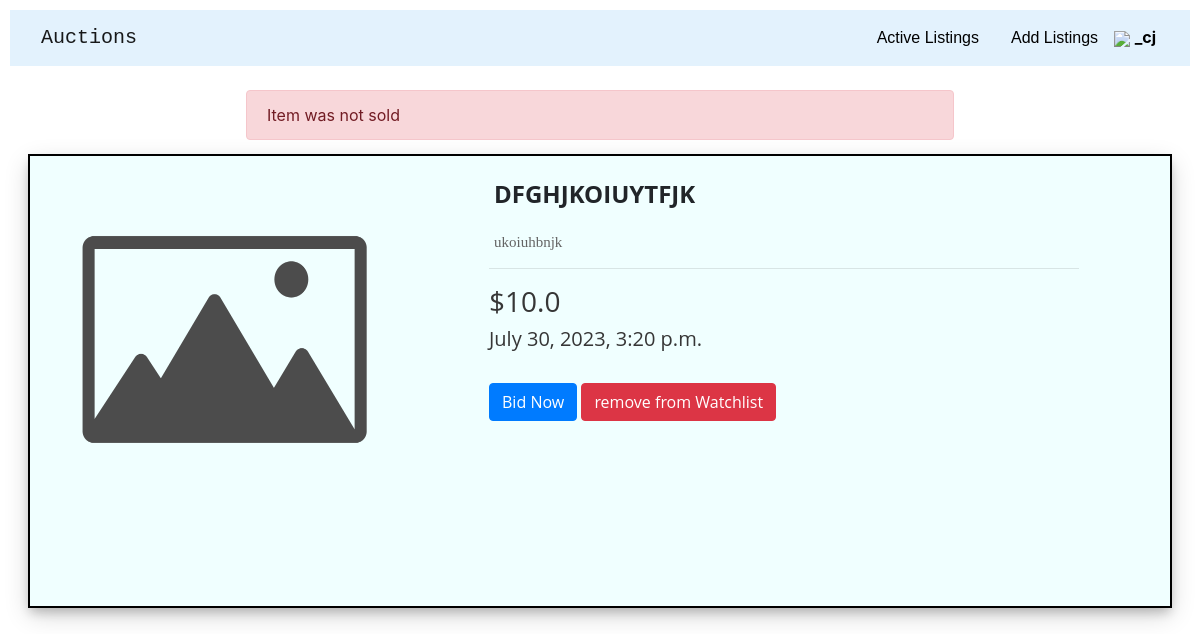
/details/45 (signed in), run on the app's committed database.
### auctions/models.py (models this page shows, shortened)
class User(AbstractUser):
    pass

class Auction_list(models.Model):
    title = models.CharField(max_length=30, blank=False)
    created_on = models.DateTimeField(auto_now_add=True)
    last_modified = models.DateTimeField(auto_now=True)
    image_url = models.CharField(
        max_length=1000, blank=True, null=True)
    desc = models.TextField(max_length=3000, null=False)
    bid = models.ForeignKey(
        Bids, on_delete=models.CASCADE, related_name='userBids', )
    owner = models.ForeignKey(
        User, on_delete=models.CASCADE, related_name='ownerAuction')
    is_active = models.BooleanField(default=True)
    catagory = models.ForeignKey(
        Catagory, on_delete=models.CASCADE, related_name="cat", default=" ", null=True)
    class Meta:
        ordering = ['-created_on']

class Bids(models.Model):
    bid = models.FloatField(blank=False)
    user = models.ForeignKey(
        User, on_delete=models.CASCADE, related_name='ownerUser')
    bid_time = models.DateTimeField(auto_now=True)
    auction_id = models.IntegerField(blank=True, null=True)

### auctions/views.py (the view)
# urls.py: path("details/<int:list_id>", views.details, name="details"),
def details(request, list_id):
    list_item = Auction_list.objects.get(pk=list_id)
    try:
        is_bookmarked = Bookmarks.objects.get(
            auction_id=list_id, bookmarks=request.user)
    except:
        content = {
            "list_item": list_item,
            "is_bookmarked": False
        }
    content = {
        "list_item": list_item,
        "is_bookmarked": True
    }
    return render(request, 'auctions/listing_page.html', content)

### auctions/templates/auctions/listing_page.html (shortened to what this page needs)
{% include 'auctions/layout.html' %}
{% load static %}
{% load humanize %}
{% block body %}
<div class="banner">{% if not list_item.is_active %}
    {% if list_item.bid.user.username == list_item.owner.username %}
    <div class="alert alert-danger" role="alert">
        Item was not sold
    </div>
    {% endif %}
    {% endif %}
</div>
<div class="container">
    <div class="product-image">
        {% if list_item.image_url == "" %}
        <img src="{% static 'images/placeholder.png' %}" id="p-image" alt="">
        {% else %}
        <img src="{{list_item.image_url}}" id="p-image" alt="">
        {% endif %}
    </div>
    <div class="product-details">
        <div class="product-title">{{list_item.title}}</div>
        <div class="product-desc">{{list_item.desc}}</div>
        <hr>
        <div class="bid-details">
            <h3>${{list_item.bid.bid|intcomma}}</h3>
            <h5>{{list_item.bid.bid_time}}</h5>
            <br>
            {% if request.user.is_authenticated %}
            {% if request.user != list_item.owner %}
            <button type="button" class="btn btn-primary" data-bs-toggle="modal" data-bs-target="#exampleModal">
                Bid Now
            </button>
            {% else %}
            <button type="button" class="btn btn-primary" disabled>
                Bid Now
            </button>
            {% endif %}
            {% if is_bookmarked %}
            <a href="{% url 'rmBookmark' list_item.pk %} " class="btn btn-danger">remove from Watchlist</a>
            {% else %}
            <a href="{% url 'addBookmark' list_item.pk %}" class="btn btn-success">Add To Watchlist</a>
            {% endif %}
            {% else %}
            <button type="button" class="btn btn-primary" disabled>
                Bid Now
            </button>
            {% endif %}
        </div>
    </div>
</div>
{% endblock body %}

### auctions/templates/auctions/layout.html (shortened to what this page needs)
{% load static %}
<!DOCTYPE html>
<html lang="en">
<head>
    <link rel="stylesheet" href="https://stackpath.bootstrapcdn.com/bootstrap/4.4.1/css/bootstrap.min.css"
>
    <link href="{% static 'auctions/styles.css' %}" rel="stylesheet">
</head>
<body>
    <nav class="navbar navbar-light" style="background-color: #e3f2fd;">
        <div class=" container-fluid">
            <a class="navbar-brand" href="{% url 'index' %}" style="font-family: monospace;">Auctions</a>
            <ul class="nav justify-content-end">
                <li class="nav-item">
                    <a class="nav-link" href="{% url 'index' %}">Active
                        Listings</a>
                </li>
                <li class="nav-item">
                    <a class="nav-link" href="{% url 'add_lists' %}">Add Listings</a>
                </li>
                <li class="nav-item">
                    {% if request.user.is_authenticated %}
                    <div>
                        <span style="padding-right:3px; padding-top: 7px; display:inline-block;">
                            <img class="manImg" src="https://cdn-icons-png.flaticon.com/512/1144/1144760.png"
                                style="width: 25px;">
                            <strong> <a href="{% url 'profile' %}"
                                    style="color: black;">{{user.username}}</a></strong></img>
                        </span>
                    </div>
                    {% else %}
                    <a class="nav-link" href="{% url 'register' %}">Register</a>
                    {% endif %}
                </li>
            </ul>
        </div>
    </nav>
    <br>
</body>
</html>

### auctions/static/auctions/styles.css (style rules this page uses)
body { padding: 10px; }
a { color: black; }

### auctions/templates/auctions/layout.html (style rules this page uses)
.nav-link { font-family: Impact, Haettenschweiler, 'Arial Narrow Bold', sans-serif; }

### auctions/templates/auctions/listing_page.html (style rules this page uses)
.container { outline: solid 2px black; box-shadow: 2px; display: grid; grid-template-columns: 40% auto; box-shadow: 0 6px 10px 0 rgba(0, 0, 0, 0.2), 0 8px 24px 0 rgba(0, 0, 0, 0.19); background-color: azure; }
.product-image { height: 450px; width: 350px; }
#p-image { height: 320px; width: 300px; margin: 28px; }
.product-details { height: 384px; width: 590px; }
.product-title { font-family: opensans-h, open sans, "sans-serif"; text-transform: uppercase; font-weight: 700; font-size: 24px; margin: 20px 10px 9px 5px; word-wrap: break-word; }
.product-desc { font-family: opensans-r; font-weight: 400; color: #646464; font-size: 15px; line-height: 20px; margin: 20px 10px 9px 5px; max-height: 120px; overflow: auto; }
.bid-details { color: #363636; font-family: opensans-h, open sans, sans-serif; }
.banner { width: 60%; margin: auto; }

### data on the page
User: username "_cj"
Auction_list: title "DFGHJKOIUYTFJK", desc "ukoiuhbnjk", bid.bid "10.0", bid.bid_time "July 30, 2023, 3:20 p.m."
